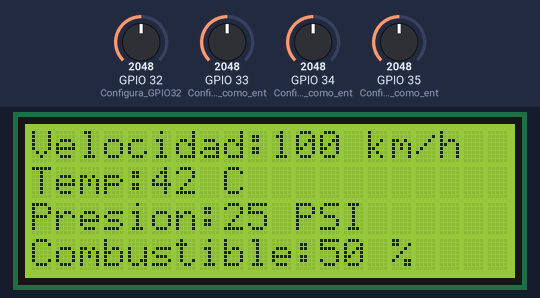
Bench run of a sketch on a simulated ESP32. Shown: 20×4 character LCD. The test bench sets the inputs (shaded band); at power-on: GPIO 32 (Configura_GPIO32) = 2048, GPIO 33 (Configura_GPIO33_como_ent) = 2048, GPIO 34 (Configura_GPIO34_como_ent) = 2048, GPIO 35 (Configura_GPIO35_como_ent) = 2048. WiFi joins after 1.5 s; servers stay silent unless stated; uploads are accepted with an empty reply; what the sketch prints to the serial monitor is not drawn.

Above: at 3.2 s.
3.3 s: GPIO 32 (Configura_GPIO32) set to 2866
At 8.4 s:
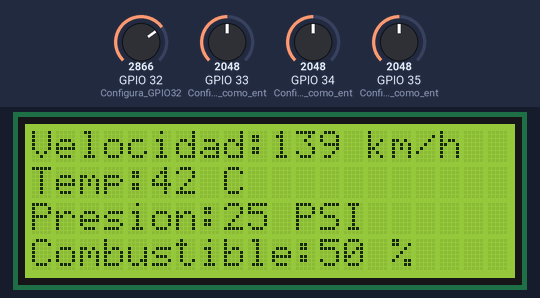
9.2 s: GPIO 33 (Configura_GPIO33_como_ent) set to 2866
At 13.7 s:
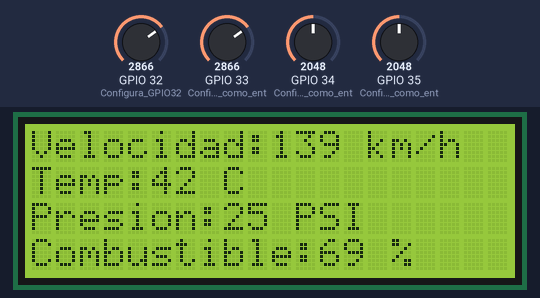
15.1 s: GPIO 34 (Configura_GPIO34_como_ent) set to 2866
At 19.0 s:
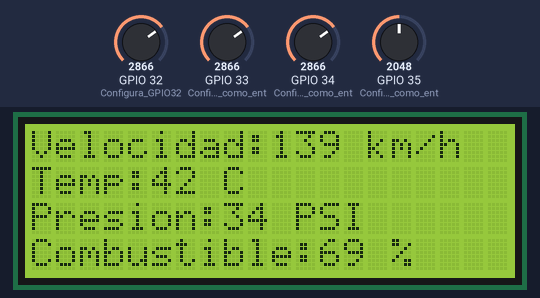
21.0 s: GPIO 35 (Configura_GPIO35_como_ent) set to 2866
At 24.2 s:
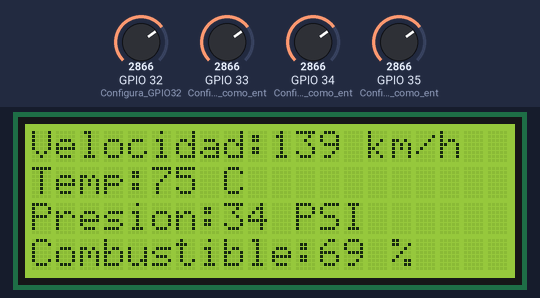
26.9 s: GPIO 32 (Configura_GPIO32) set to 3972
At 29.5 s:
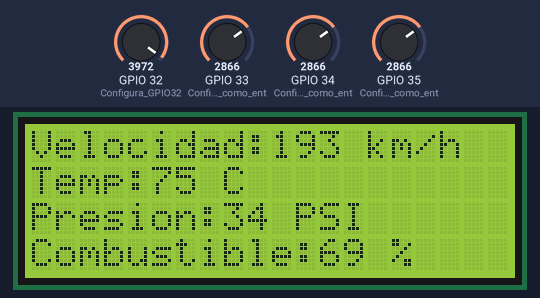
32.8 s: GPIO 33 (Configura_GPIO33_como_ent) set to 3972
At 34.8 s:
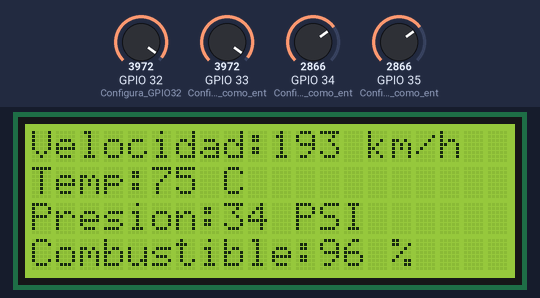
Timing chart, 0 to 36.3 s (numbered marks = the images above; inputs shaded):
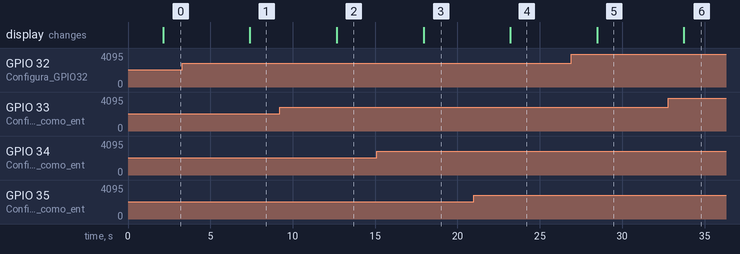

Measured:
- after the input at 3.3 s, the display: changes after 4.1 s (image 1)
- after the input at 9.2 s, the display: changes after 3.5 s (image 2)
- after the input at 15.1 s, the display: changes after 2.8 s (image 3)
- after the input at 21.0 s, the display: changes after 2.2 s (image 4)
- after the input at 26.9 s, the display: changes after 1.6 s (image 5)
- after the input at 32.8 s, the display: changes after 0.94 s (image 6)

The sketch:

sketch.ino
```cpp
#include <WiFi.h>
#include <HTTPClient.h>
#include <Wire.h>
#include <LiquidCrystal_I2C.h>
#include <ArduinoJson.h>
#include "SensorVelocidad.h"
#include "SensorTemperatura.h"
#include "SensorPresion.h"
#include "SensorCombustible.h"

// Configuración de la pantalla LCD 20x4 en la dirección I2C 0x27
LiquidCrystal_I2C lcd(0x27, 20, 4);

// Credenciales de la red Wi-Fi
const char* ssid = "Wokwi-GUEST";
const char* password = "";

// Dirección del servidor Flask (cambia la IP y el puerto según corresponda)
const char* serverUrl = "https://edge-r47g.onrender.com/datos";

// ID único del dispositivo IoT
const char* deviceId = "DispositivoIoT_001";

void setup() {
  Serial.begin(115200);

  // Conectar a la red Wi-Fi
  WiFi.begin(ssid, password);
  while (WiFi.status() != WL_CONNECTED) {
    delay(1000);
    Serial.println("Conectando a Wi-Fi...");
  }
  Serial.println("Conectado a Wi-Fi");

  // Inicialización de los sensores
  inicializarSensorVelocidad();
  inicializarSensorTemperatura();
  inicializarSensorPresion();
  inicializarSensorCombustible();

  // Inicialización de la pantalla LCD
  lcd.init();
  lcd.backlight(); // Activa la retroiluminación
}

void loop() {
  // Lee los valores de los sensores como enteros
  int velocidad = static_cast<int>(leerSensorVelocidad());
  int temperatura = static_cast<int>(leerSensorTemperatura());
  int presion = static_cast<int>(leerSensorPresion());
  int combustible = static_cast<int>(leerSensorCombustible());

  // Mostrar en la pantalla LCD
  lcd.clear();
  lcd.setCursor(0, 0);
  lcd.print("Velocidad:");
  lcd.print(velocidad);
  lcd.print(" km/h");

  lcd.setCursor(0, 1);
  lcd.print("Temp:");
  lcd.print(temperatura);
  lcd.print(" C");

  lcd.setCursor(0, 2);
  lcd.print("Presion:");
  lcd.print(presion);
  lcd.print(" PSI");

  lcd.setCursor(0, 3);
  lcd.print("Combustible:");
  lcd.print(combustible);
  lcd.print(" %");

  if (WiFi.status() == WL_CONNECTED) {
    sendSensorData(velocidad, temperatura, presion, combustible);
  } else {
    Serial.println("WiFi desconectado");
  }

  delay(5000); // Espera 5 segundos antes de la siguiente actualización
}

void sendSensorData(int velocidad, int temperatura, int presion, int combustible) {
  HTTPClient http;
  Serial.print("Conectando a la URL: ");
  Serial.println(serverUrl);

  http.begin(serverUrl);
  http.addHeader("Content-Type", "application/json");

  StaticJsonDocument<200> jsonDoc;
  jsonDoc["device_id"] = deviceId;
  jsonDoc["velocidad"] = velocidad;
  jsonDoc["temperatura"] = temperatura;
  jsonDoc["presion"] = presion;
  jsonDoc["combustible"] = combustible;

  String requestBody;
  serializeJson(jsonDoc, requestBody);

  Serial.print("Datos enviados: ");
  Serial.println(requestBody);

  int httpResponseCode = http.POST(requestBody);

  // Verificar el código de respuesta
  if (httpResponseCode > 0) {
    String response = http.getString();
    Serial.print("Código de respuesta HTTP: ");
    Serial.println(httpResponseCode);
    Serial.println("Respuesta del servidor: ");
    Serial.println(response);
  } else {
    Serial.print("Error en la solicitud: ");
    Serial.println(httpResponseCode);
    Serial.println("Asegúrate de que el servidor esté activo y la URL sea correcta.");
  }

  http.end(); // Finalizar la conexión HTTP
}
```

SensorCombustible.cpp
```cpp
#include "SensorCombustible.h"
#include <Arduino.h>

void inicializarSensorCombustible() {
  pinMode(33, INPUT); // Configura GPIO33 como entrada para el sensor de combustible
}

float leerSensorCombustible() {
  int valor = analogRead(33); // Lee el valor del potenciómetro conectado a GPIO33
  return map(valor, 0, 4095, 0, 100); // Mapea el valor a un rango de 0-100% de combustible
}
```

SensorCombustible.h
```cpp
#ifndef SENSOR_COMBUSTIBLE_H
#define SENSOR_COMBUSTIBLE_H

void inicializarSensorCombustible();
float leerSensorCombustible();

#endif
```

SensorPresion.cpp
```cpp
#include "SensorPresion.h"
#include <Arduino.h>

void inicializarSensorPresion() {
  pinMode(34, INPUT); // Configura GPIO34 como entrada para el sensor de presión de llantas
}

float leerSensorPresion() {
  int valor = analogRead(34); // Lee el valor del potenciómetro conectado a GPIO34
  return map(valor, 0, 4095, 0, 50); // Mapea el valor a un rango de 0-50 PSI
}
```

SensorPresion.h
```cpp
#ifndef SENSOR_PRESION_H
#define SENSOR_PRESION_H

void inicializarSensorPresion();
float leerSensorPresion();

#endif
```

SensorTemperatura.cpp
```cpp
#include "SensorTemperatura.h"
#include <Arduino.h>

void inicializarSensorTemperatura() {
  pinMode(35, INPUT); // Configura GPIO35 como entrada para el sensor de temperatura
}

float leerSensorTemperatura() {

  int valor = analogRead(35); // Lee el valor del potenciómetro conectado a GPIO35
  return map(valor, 0, 4095, -40, 125); // Mapea el valor a un rango de -40 a 125°C (rango típico de temperatura)
}
```

SensorTemperatura.h
```cpp
#ifndef SENSOR_TEMPERATURA_H
#define SENSOR_TEMPERATURA_H

void inicializarSensorTemperatura();
float leerSensorTemperatura();

#endif
```

SensorVelocidad.cpp
```cpp
#include "SensorVelocidad.h"
#include <Arduino.h>

void inicializarSensorVelocidad() {
  pinMode(32, INPUT); // Configura GPIO32 (A0) como entrada para el sensor de velocidad
}

float leerSensorVelocidad() {

  int valor = analogRead(32); // Lee el valor del potenciómetro desde SIG
  return map(valor, 0, 4095, 0, 200); // Mapea el valor a un rango de 0-200 km/h
}
```

SensorVelocidad.h
```cpp
#ifndef SENSOR_VELOCIDAD_H
#define SENSOR_VELOCIDAD_H

void inicializarSensorVelocidad();
float leerSensorVelocidad();

#endif
```
